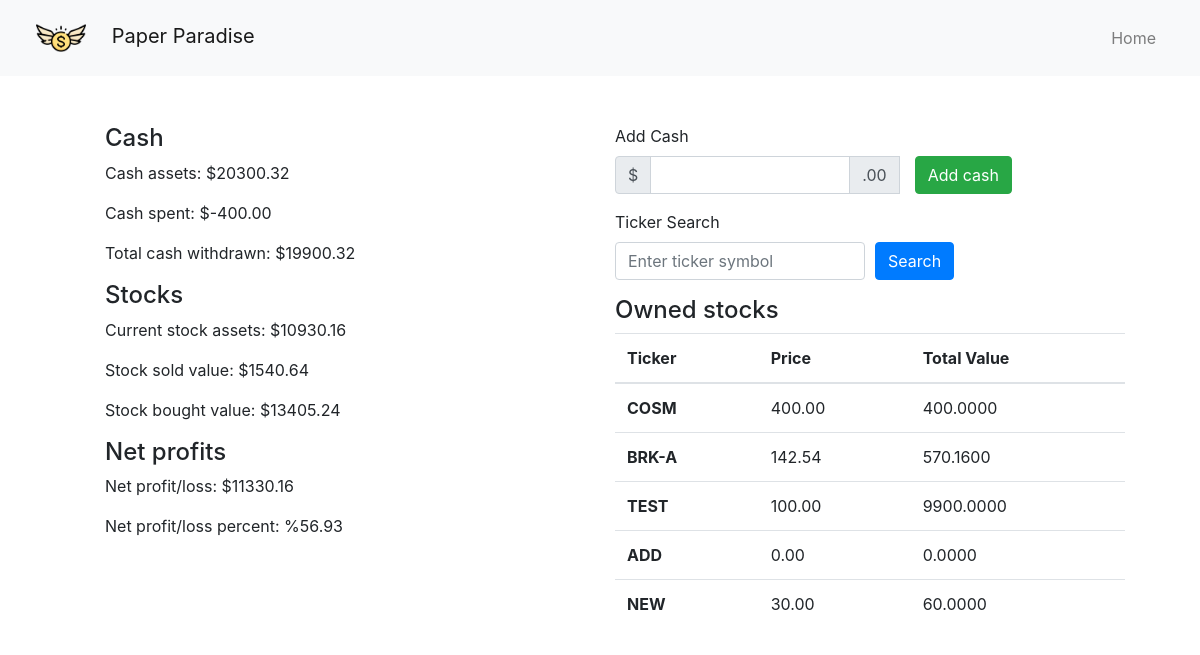
Before: /investments/ (signed in) with the older database file.
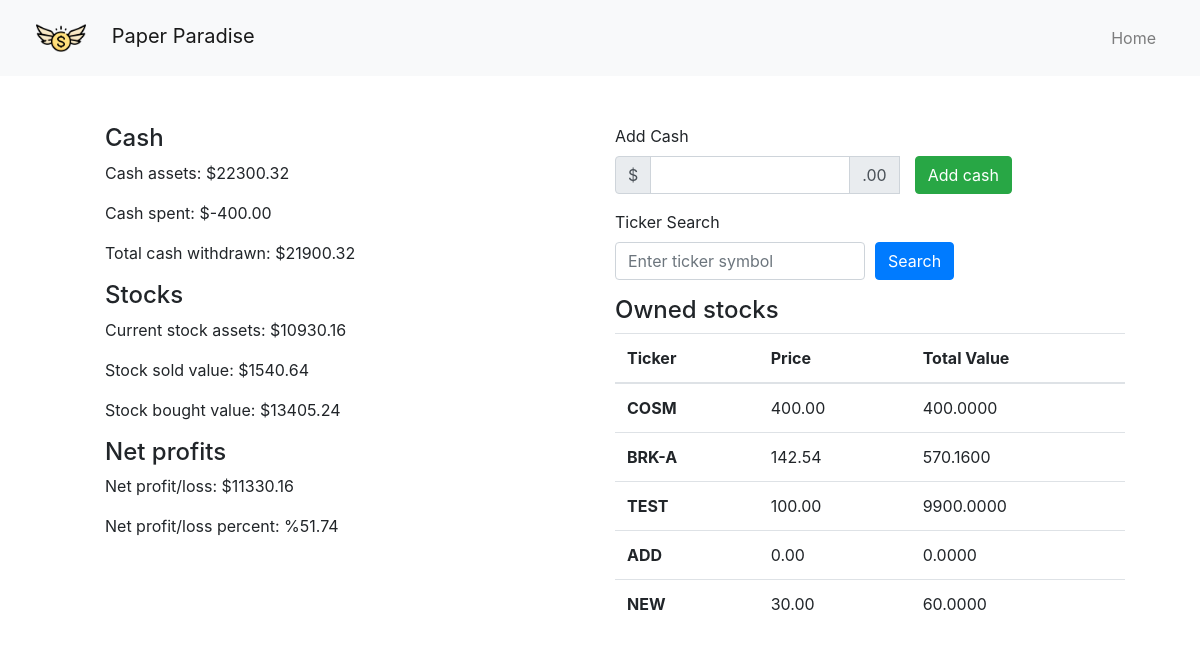
After: the same page with the newer database file.
### investments/models.py (models this page shows)
class CashAssets(models.Model):
    user = models.ForeignKey(User, on_delete=models.CASCADE)
    cash_amount = models.DecimalField(max_digits=99, decimal_places=2, default=0)
    total_cash_withdrawn = models.DecimalField(max_digits=99, decimal_places=2, default=0)

### investments/views.py (the view, shortened to what this page needs)
# urls.py: path("investments/", views.investments_view, name = "investments"),
def investments_view(request):
    cash_amount, total_spent, total_cash_withdrawn, stock_assets_value,stock_bought_value, stock_sold_value, net_profit_loss, net_percent = get_cash_stats(request.user)
    user = request.user
    stock_assets = StockAssets.objects.filter(user=user)
    investments_display_data = []
    for asset in stock_assets:
        total_value = asset.stock_value_amount * asset.stock_count
        investments_display_data.append({
            'ticker': asset.ticker,
            'price': asset.stock_value_amount,
            'total_value': total_value,
        })
    print("investments display data:", investments_display_data)
    context = {
        "cash_amount": cash_amount,
        "total_spent": total_spent,
        "total_cash_withdrawn": total_cash_withdrawn,
        "stock_assets_value": stock_assets_value,
        "stock_bought_value": stock_bought_value,
        "stock_sold_value": stock_sold_value,
        "net_profit_loss": net_profit_loss,
        "net_percent": net_percent,
        "investments_display_data": investments_display_data
        }
    return render(request, "investments.html", context)

### investments/templates/investments.html (shortened to what this page needs)
{% extends "base.html" %} {% block title %} Home {% endblock %}
{% block content %}
<div class="container mt-5">
    <div class="col">
        <div class="row">
            <div class="col">
                <div class="container">
                    <div class="col">
                        <div class="container">
                            <div class="row">
                                <h4>Cash</h4>
                            </div>
                        </div>
                        <p>Cash assets: ${{cash_amount}}</p>
                        <p>Cash spent: ${{total_spent}}</p>
                        <p>Total cash withdrawn: ${{total_cash_withdrawn}}</p>
                        <h4>Stocks</h4>
                        <p>Current stock assets: ${{stock_assets_value}}</p>
                        <p>Stock sold value: ${{stock_sold_value}}</p>
                        <p>Stock bought value: ${{stock_bought_value}}</p>
                        <h4>Net profits</h4>
                        <p>Net profit/loss: ${{net_profit_loss}}</p>
                        <p>Net profit/loss percent: %{{net_percent}}</p>
                    </div>
                </div>
            </div>
            <div class="col">
                <form method="post" action="{% url 'investments' %}">
                    <div class="form-group">
                        <label for="cash-insert">Add Cash</label>
                        <div class="input-group mb-3">
                            <div class="input-group-prepend">
                                <span class="input-group-text">$</span>
                            </div>
                            <input name="add_cash" type="text" class="form-control" maxlength="16">
                            <div class="input-group-append">
                                <span class="input-group-text">.00</span>
                            </div>
                            <div class="col">
                                <button type="submit" class="btn btn-success">Add cash</button>
                            </div>
                        </div>
                    </div>
                </form>
                <form method="post" action="{% url 'investments' %}">
                    <div class="form-group">
                        <label for="ticker">Ticker Search</label>
                        <div class="form-row">
                            <div class="col">
                                <input type="text" class="form-control" name="search_ticker"
                                    placeholder="Enter ticker symbol">
                            </div>
                            <div class="col">
                                <button type="submit" class="btn btn-primary">Search</button>
                            </div>
                        </div>
                    </div>
                </form>
                <h4>Owned stocks</h4>
                <table class="table">
                    <thead>
                        <tr>
                            <th scope="col">Ticker</th>
                            <th scope="col">Price</th>
                            <th scope="col">Total Value</th>
                        <tbody id="investments_display">
                        {% for investment in investments_display_data %}
                            <tr>
                                <th scope="row">{{investment.ticker}}</th>
                                <td>{{investment.price}}</td>
                                <td>{{investment.total_value}}</td>
                            </tr>
                        {% endfor %}
                        </tr>
                    </thead>
            </div>
        </div>
    </div>
</div>
{% endblock %}

Changed rows visible on the page:
changed CashAssets: cash_amount "20300.32" → "22300.32"; total_cash_withdrawn "19900.32" → "21900.32"
Other visible differences:
{{ net_percent }}: "56.93" → "51.74"
